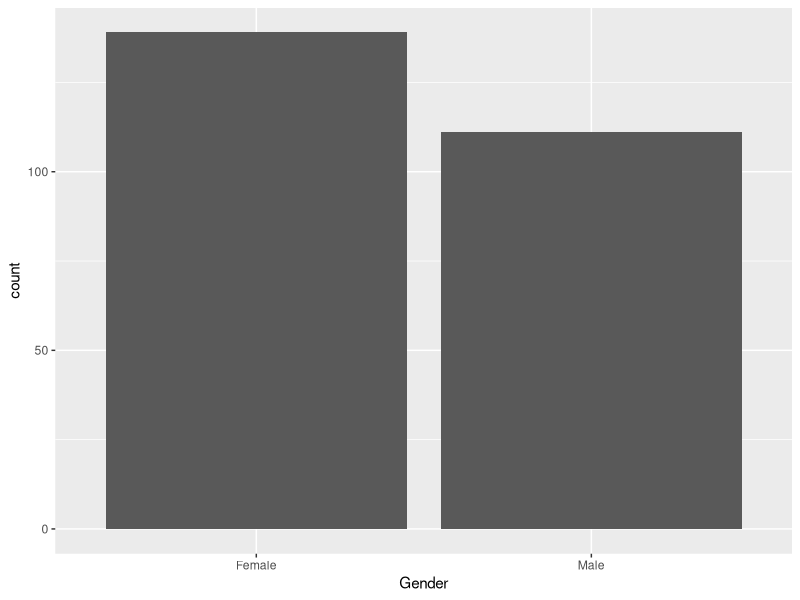
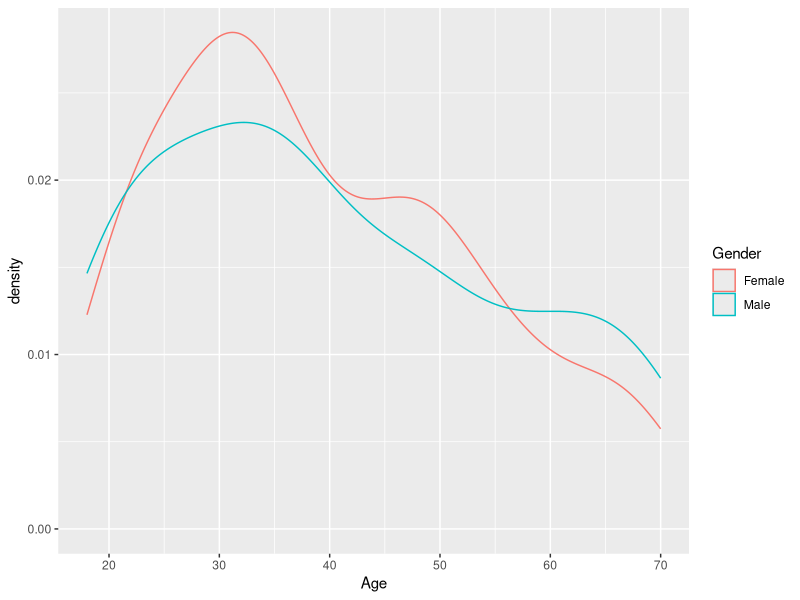
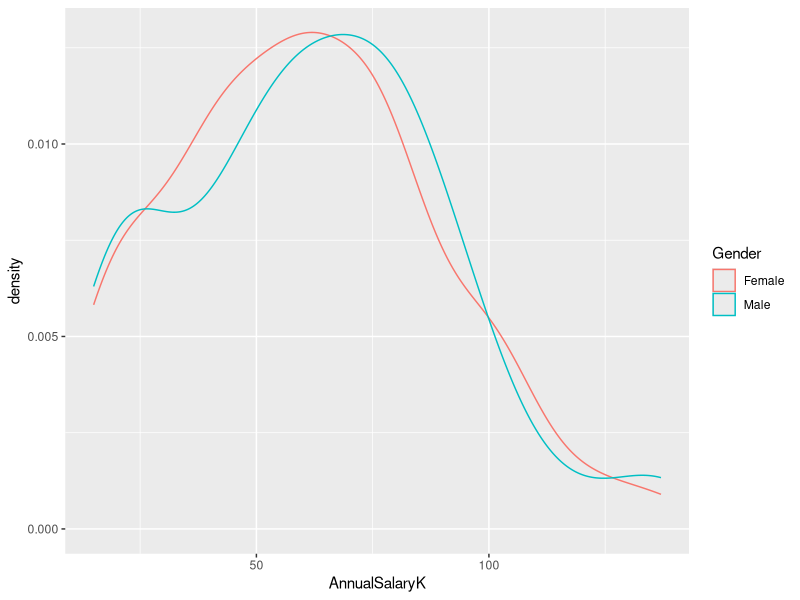
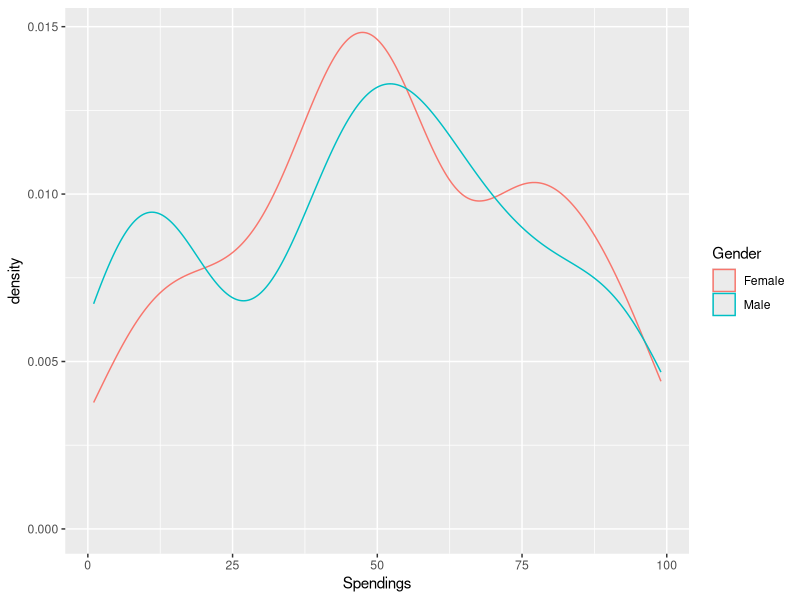
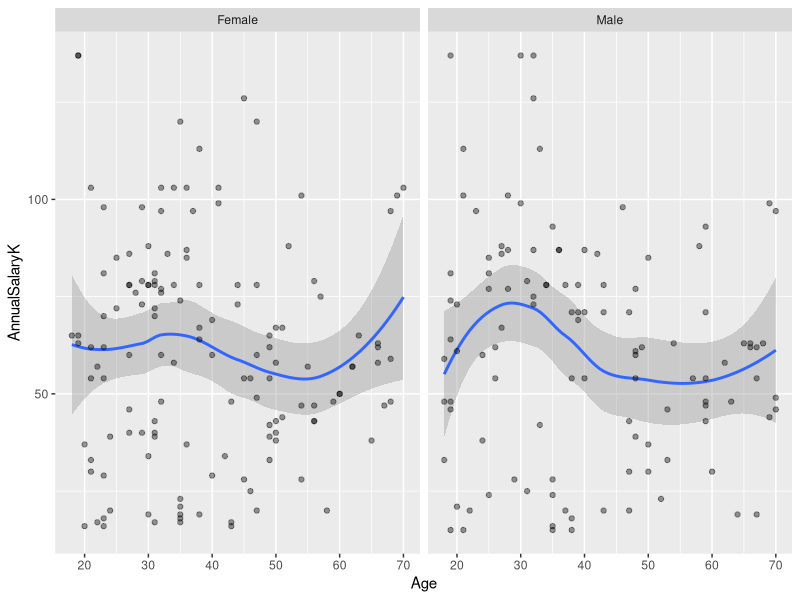
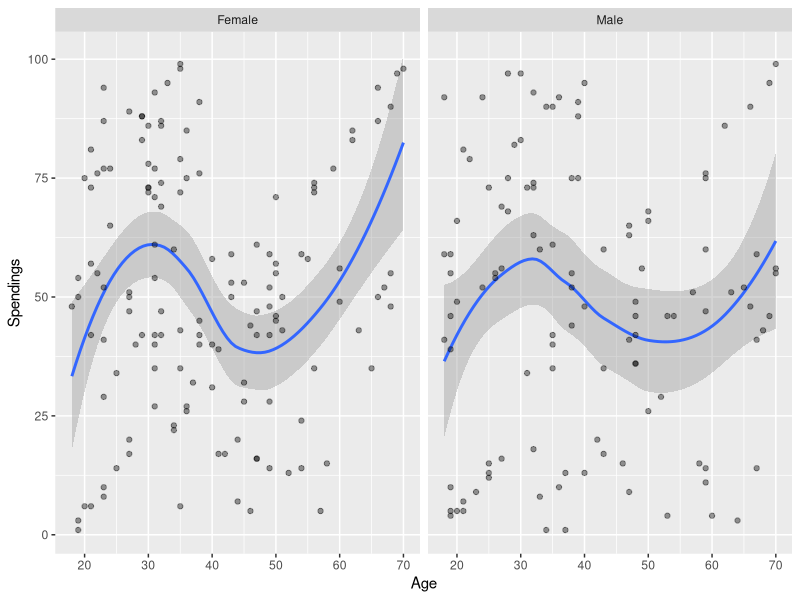
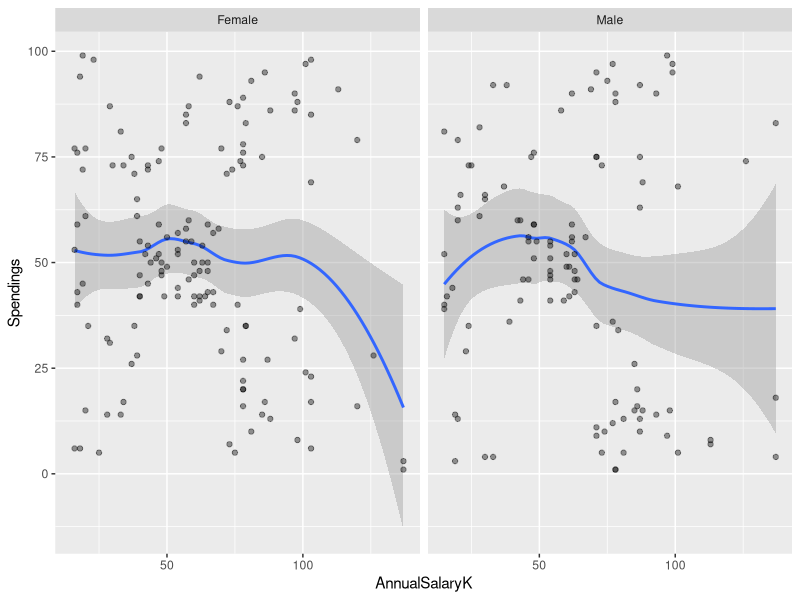
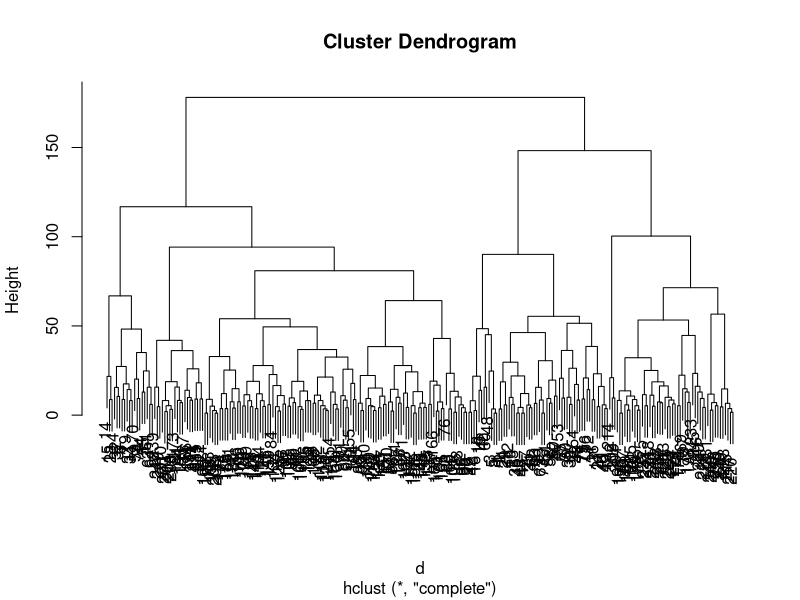

Here is the R script that generated these plots, in order:
## ---- chunk 1
knitr::opts_chunk$set(echo = TRUE)
## ---- chunk 2
data <- read.csv("Customers.csv")
## ---- chunk 3
library(tidyverse)
## ---- chunk 4
glimpse(data)
## ---- chunk 5
data <- data %>%
  rename(AnnualSalaryK = AnnualSalary.k.., Spendings = Spendings.1.100.)
## ---- chunk 6
data %>%
  ggplot(mapping = aes(x = Gender)) +
    geom_bar()
## ---- chunk 7
data %>%
  ggplot(mapping = aes(x = Age,color = Gender)) +
    geom_density()
## ---- chunk 8
data %>%
  #filter(between(Age,20,40)) %>%
  ggplot(mapping = aes(x = AnnualSalaryK,color = Gender)) +
    geom_density()
## ---- chunk 9
data %>%
  ggplot(mapping = aes(x = Spendings,color = Gender)) +
    geom_density()
## ---- chunk 10
data %>%
  ggplot(mapping = aes(x = Age,y = AnnualSalaryK)) +
    geom_smooth() +
    geom_point(alpha = 0.4) +
    facet_wrap(~Gender)
## ---- chunk 11
data %>%
  ggplot(mapping = aes(x = Age,y = Spendings)) +
    geom_smooth() +
    geom_point(alpha = 0.4) +
    facet_wrap(~Gender)
## ---- chunk 12
data %>%
  ggplot(mapping = aes(y = Spendings,x = AnnualSalaryK)) +
    geom_smooth() +
    geom_point(alpha = 0.4) +
    facet_wrap(~Gender)
## ---- chunk 13
d <- data %>%
  mutate(gender = as.numeric(Gender)) %>% 
  select(-CustomerID,-Gender) %>% 
  dist()
## ---- chunk 14
clusters <- hclust(d)
## ---- chunk 15
plot(clusters)
## ---- chunk 16
cutcluster <- cutree(clusters,3)
## ---- chunk 17
data %>% 
  mutate(cluster = as.factor(cutcluster)) %>% 
  ggplot(mapping = aes(x = cluster,y = Age)) +
    geom_boxplot()
## ---- chunk 18
data %>% 
  mutate(cluster = as.factor(cutcluster)) %>% 
  ggplot(mapping = aes(x = cluster,y = AnnualSalaryK)) +
    geom_boxplot()
## ---- chunk 19
data %>% 
  mutate(cluster = as.factor(cutcluster)) %>% 
  ggplot(mapping = aes(x = cluster,y = Spendings)) +
    geom_boxplot()
## ---- chunk 20
data %>% 
  mutate(cluster = as.factor(cutcluster)) %>% 
  ggplot(mapping = aes(x = AnnualSalaryK,y = Spendings, color = cluster)) +
    geom_point()
## ---- chunk 21
data %>% 
  mutate(cluster = as.factor(cutcluster)) %>% 
  group_by(Gender,cluster) %>% 
  summarise(count = n()) %>% 
  ggplot(mapping = aes(x = cluster,y = count,fill = Gender)) +
    geom_bar(stat = "identity",position = "dodge")
## ---- chunk 22
data <- read.csv("Customers.csv")
## ---- chunk 23
library(tidyverse)
## ---- chunk 24
glimpse(data)
## ---- chunk 25
data <- data %>%
  rename(AnnualSalaryK = AnnualSalary.k.., Spendings = Spendings.1.100.)
